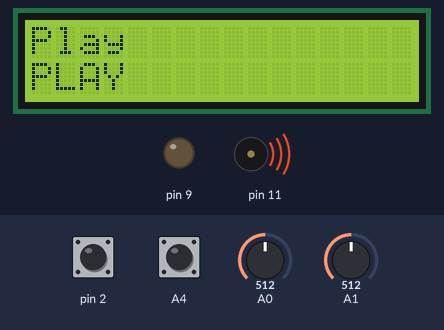
Recording of a sketch running on a simulated Arduino Uno, built with avr-gcc and run on an emulated ATmega328P. On the bench: 16×2 character LCD, output pins drawn as LEDs (lit = HIGH), buzzer (waves = sounding). Inputs (shaded band) come from the test bench; at power-on: A1 = 512, pin 2 HIGH, A4 HIGH, A0 = 512.

Above: at 2.2 s.
2.3 s: A1 set to 752
4.1 s: A1 set to 774
At 4.9 s:
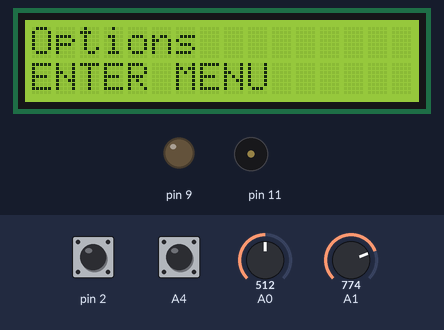
7.1 s: pin 2 pulled LOW for 0.15 s
At 7.6 s:
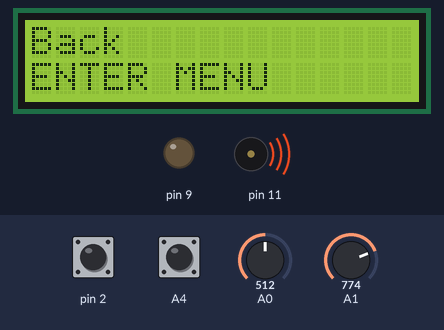
7.8 s: pin 2 pulled LOW for 1 s
At 9.28 s:
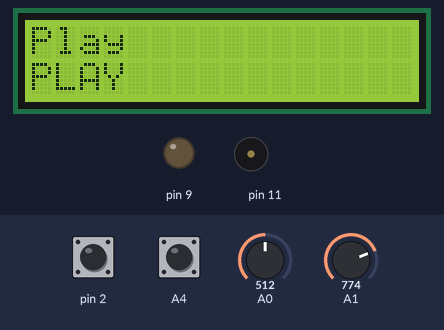
9.4 s: pin 2 pulled LOW for 0.15 s
At 9.9 s:
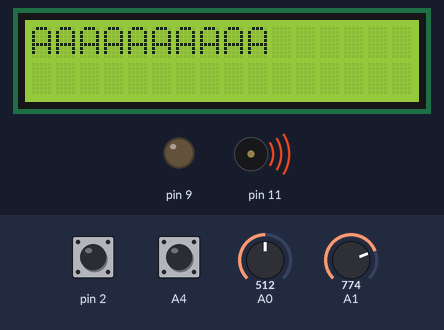
10.1 s: A4 pulled LOW for 0.15 s
Timing chart, 0 to 11.8 s (numbered marks = the images above; inputs shaded):
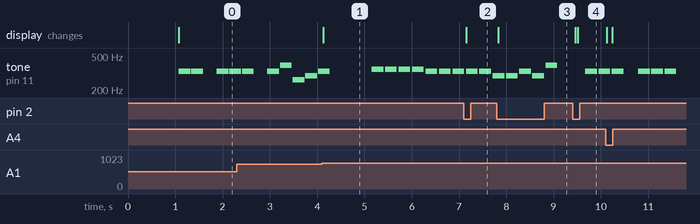

The sketch:

buzzer-hero.ino
```cpp
#include "src/game.hpp"
#include <Tone.h>
#include "src/util.hpp"

#include "src/song.hpp"
Game * const buzzerHero = Game::getInstance();
//Tone t;
//Song jingle(Util::jingleBells, Util::JINGLE_BELLS_SIZE);
void setup() {
  buzzerHero->printMessage("Initiated game!");
  delay(1000);
  buzzerHero->clearRow(0);
  //t.begin(pincode::BUZZER);
}

void loop() {

  buzzerHero->update();
  /*
  if (!t.isPlaying()) {
    t.play(jingle.getCurrentPitch(), 350);
    jingle.next();
  }
  if (jingle.isFinished()) jingle.reset();
  */
}
```

game.cpp
```cpp
#include "game.hpp"
#include "menu.hpp"

Game* Game::instance = nullptr;

/* constructor calls ledMatrix and lcd constructors as to not instantiate them more than once each */
Game::Game() : ledMatrix(pincode::DIN, pincode::CLK, pincode::LOAD, Util::DRIVER_NUM), \
               lcd(pincode::RS, pincode::ENABLE, pincode::D4, pincode::D5, pincode::D6, pincode::D7), \
               joy(pincode::VRX, pincode::VRY, pincode::SW),
               menu(Util::mainMenuLayout), \
               buzz(), \
               currentSong(Util::jingleBells, Util::JINGLE_BELLS_SIZE), \
               currentState(GameState::menuState), ledBrightness(Util::LED_MATRIX_BRIGHTNESS_DEFAULT), \
               lcdContrast(Util::LCD_CONTRAST_DEFAULT), clearLcd(false), clearLed(false), buttonPressed(false) {

  ledMatrix.shutdown(Util::LED_MATRIX_CHIP, false);
  ledMatrix.setIntensity(Util::LED_MATRIX_CHIP, ledBrightness);
  ledMatrix.clearDisplay(Util::LED_MATRIX_CHIP);

  lcd.begin(Util::LCD_COLS, Util::LCD_ROWS);
  pinMode(pincode::CONTRAST, OUTPUT);

  pinMode(pincode::BUTTON, INPUT_PULLUP);

  buzz.begin(pincode::BUZZER);

}

Game::~Game() {
  Game::instance = nullptr;
}

Game * const Game::getInstance() {
  if (Game::instance == nullptr) {
    Game::instance = new Game();
  }
  return Game::instance;
}

void Game::handleInput() {

  joy.update();

  /* button input could be refactored in a different function */
  buttonPressed = false;

  const uint8_t buttonDebounceDelay = 250;
  static bool btState = 1;
  static bool lastBtState = 1;
  static uint16_t lastPressed = 0;


  lastBtState = btState;
  btState = digitalRead(pincode::BUTTON);

  if (millis() - lastPressed > buttonDebounceDelay && !btState && lastBtState) {
    lastPressed = millis();
    buttonPressed = true;
  }

  switch (currentState) {
  case GameState::menuState:
    handleMenuInput();
    break;
  case GameState::playState:
    handlePlayInput();
    break;
  }
}

void Game::update() {
  handleInput();
  //debugPrint(0, 1);


  // play song
  if (currentSong.isFinished()) currentSong.reset();
  if (!buzz.isPlaying()) {
    currentSong.next();
    buzz.play(currentSong.getCurrentPitch(), 250);
  }

  draw();
  delay(50);
}

void Game::draw() {
  switch (currentState) {
  case GameState::menuState:
    drawMenu();
    break;
  case GameState::playState:
    drawPlay();
    break;
  default:
    lcd.clear();
    lcd.print("Unknown State");
    break;
  }
}

/* MenuState methods */
void Game::drawMenu() {
  lcd.home();
  if (clearLcd) {
    lcd.clear();
    clearLcd = false;
  }

  lcd.print(menu.getCurrentButtonText());
  lcd.setCursor(0,1);
  switch (menu.getCurrentButtonType()) {
    case ButtonType::enterMenu:
      lcd.print("ENTER MENU");
      break;
    case ButtonType::option:
      lcd.print("OPTION");
      break;
    case ButtonType::play:
      lcd.print("PLAY");
      break;
    case ButtonType::info:
      lcd.print(menu.getCurrentButtonAction().infoToPrint);
      break;
  }
}

void Game::handleMenuInput() {
  /* used to iterate one option at a time */
  static bool menuMoved = false;
  switch (joy.getVerticalSense()) {
    /* lower for vertical means upwards */
    case JoystickSense::lower:
      if (!menuMoved) menu.prev();
      menuMoved = true;
      break;
    /* upper for vertical means downwards */
    case JoystickSense::upper:
      if (!menuMoved) menu.next();
      menuMoved = true;
      break;
    case JoystickSense::neutral:
      menuMoved = false;
      /* handle button type here */
      break;
    default:
      break;
  }

  if (menuMoved) clearLcd = true;

  const ButtonType& currButtonType = menu.getCurrentButtonType();
  if (joy.isButtonPressed()) {
    clearLcd = true;
    switch (currButtonType) {
      case ButtonType::play:
        currentState = GameState::playState;
        switchMenu(&Util::playMenuLayout);
        break;
      case ButtonType::enterMenu:
        switchMenu(menu.getCurrentButtonAction().menuToEnter);
        break;
      case ButtonType::option:
        break;
      default:
        break;
    }
  }
}

void Game::switchMenu(const Layout * newMenuLayout) {
  menu.setButtonLayout(newMenuLayout);
  menu.reset();
}

/* PlayState methods */
void Game::drawPlay() {
  lcd.home();
  lcd.clear();
  lcd.print(menu.getCurrentButtonText());
}

void Game::handlePlayInput() {
  if (buttonPressed) {
    menu.setCurrentButtonText("GREAT");
  } else {
    menu.setCurrentButtonText("AAAAAAAAAA");
  }
}


/* Led Matrix methods */
const LedControl& Game::getLedMatrix() const { return ledMatrix; }


/* LCD methods */
void Game::setCursor(const uint8_t& col = 0, const uint8_t& row = 0) { lcd.setCursor(col, row); }
void Game::clearRow(const uint8_t& row = 0, const uint8_t& numClear) {
  for (int i = 0; i < numClear; ++i) {
    lcd.setCursor(i, row);
    lcd.print(' ');
  }
  lcd.home();
}
void Game::printMessage(const char * msg) { lcd.print(msg); }
const LiquidCrystal& Game::getLcd()    const { return lcd; }
void Game::setContrast(const uint8_t& newContrast) { lcdContrast = newContrast; }


void Game::debugPrint(const uint8_t& col = 0, const uint8_t& row = 0) {
  char buffer[16];
  snprintf(buffer, sizeof(buffer), "x:%d y:%d mi:%d",
          joy.getHorizontalSense(), joy.getVerticalSense(), menu.getCurrentIdx());
  lcd.setCursor(col, row);
  lcd.print(buffer);
  lcd.setCursor(0, 0);
}
```

game.hpp
```cpp
#ifndef GAME_HPP
#define GAME_HPP

#include <LiquidCrystal.h>
#include <LedControl.h>
#include <Tone.h>
#include <stdio.h>
#include <string.h>
#include <Arduino.h>
#include "song.hpp"
#include "util.hpp"
#include "joystick.hpp"

/* game states */
enum class GameState {
  menuState,
  playState
};

/* game class singleton */
class Game {
  private:
    /* MEMBERS */
    static Game *  instance;
    GameState      currentState;

    LiquidCrystal  lcd;
    uint8_t        lcdContrast;

    LedControl     ledMatrix;
    uint8_t        ledBrightness;

    Joystick       joy;

    Tone           buzz;
    Song           currentSong;

    /* bool flags */
    bool           clearLcd;
    bool           clearLed;
    bool           buttonPressed;

    Menu           menu;
    /* METHODS */
    Game();

    /* MenuState methods */
    void handleMenuInput();
    void updateMenu();
    void drawMenu();
    void switchMenu(const Layout *);

    /* PlayState methods */
    void handlePlayInput();
    void updatePlay();
    void drawPlay();


  public:
    static Game * const getInstance();

    void handleInput();
    void update();
    void draw();

    /* Led Matrix methods */
    const LedControl&      getLedMatrix() const;

    /* LCD methods */
    void setCursor(const uint8_t& = 0, const uint8_t& = 0);
    void clearRow(const uint8_t&, const uint8_t& = Util::LCD_COLS);
    void printMessage(const char *);
    const LiquidCrystal&   getLcd() const;
    void setContrast(const uint8_t& newContrast = Util::LCD_CONTRAST_DEFAULT);

    void debugPrint(const uint8_t&, const uint8_t&);
    ~Game();
};


#endif
```

joystick.cpp
```cpp
#include "joystick.hpp"

const uint16_t Joystick::xThreshDefault        =  250;
const uint16_t Joystick::yThreshDefault        =  250;
const uint16_t Joystick::neutralJoyPosition    =  512;
const uint32_t Joystick::debounceDelayDefault  =  250;

Joystick::Joystick(const uint8_t& xInputPin, const uint8_t& yInputPin, const uint8_t& buttonInputPin,  \
                   const uint16_t& xThresh, const uint16_t& yThresh, const uint32_t& debounceTime) :   \
                   xPin(xInputPin), yPin(yInputPin), buttonPin(buttonInputPin), xInput(0), yInput(0),  \
                   buttonPressed(false), debounceDelayTime(debounceTime), lastPressTime(0),            \
                   xThreshold(xThresh), yThreshold(yThresh), buttonState(HIGH), lastButtonState(HIGH)  {

  pinMode(xPin, INPUT);
  pinMode(yPin, INPUT);
  pinMode(buttonPin, INPUT_PULLUP);

}

void Joystick::update() {

  resetButtonPressed();

  xInput = analogRead(xPin);
  yInput = analogRead(yPin);

  lastButtonState = buttonState;
  buttonState = digitalRead(buttonPin);
  handleButtonPressed();

}

bool Joystick::debounceExpired() const { return (millis() - lastPressTime > debounceDelayTime); }
void Joystick::resetButtonPressed() { buttonPressed ^= buttonPressed; }
void Joystick::handleButtonPressed() {
  /* because input for button is PULLUP, !buttonState means it's being pressed */
  if (debounceExpired() && !buttonState && lastButtonState) {
    lastPressTime = millis();
    buttonPressed = true;
  }
}


JoystickSense Joystick::getSense(const uint16_t& input, const uint16_t& threshold) const {
  uint16_t upperThreshold = Joystick::neutralJoyPosition + threshold;
  uint16_t lowerThreshold = Joystick::neutralJoyPosition - threshold;

  if (input > upperThreshold) return JoystickSense::upper;
  if (input < lowerThreshold) return JoystickSense::lower;
  return JoystickSense::neutral;
}

JoystickSense Joystick::getVerticalSense() const { return getSense(yInput, yThreshold); }
JoystickSense Joystick::getHorizontalSense() const { return getSense(xInput, xThreshold); }

bool Joystick::isButtonPressed() const { return buttonPressed; }
bool Joystick::getButtonState()  const { return buttonState;   }
```

joystick.hpp
```cpp
#ifndef JOYSTICK_HPP
#define JOYSTICK_HPP

#include <stdint.h>
#include <Arduino.h>

/* lower if lower thresh reached
 * upper if upper thresh reached
 * neutral if in between
 * enum class used to determine in which sense
 * the joystick was moved
 */
enum class JoystickSense {
  neutral,
  upper,
  lower
};

class Joystick {
  /* MEMBERS */
  private:
    uint8_t  xPin;
    uint8_t  yPin;
    uint8_t  buttonPin;

    uint16_t       xInput;
    uint16_t       yInput;
    bool           buttonPressed;
    bool           buttonState;
    bool           lastButtonState;

    uint16_t xThreshold;
    uint16_t yThreshold;
    uint32_t debounceDelayTime;
    uint32_t lastPressTime;


  public:
    /* default values */
    static const uint16_t xThreshDefault;
    static const uint16_t yThreshDefault;
    static const uint16_t neutralJoyPosition;
    static const uint32_t debounceDelayDefault;


  /* METHODS */
  private:
    bool debounceExpired() const;
    JoystickSense getSense(const uint16_t&, const uint16_t&) const;
    void resetButtonPressed();
    void handleButtonPressed();

  public:
    Joystick(const uint8_t&, const uint8_t&, const uint8_t&, const uint16_t& = Joystick::xThreshDefault, const uint16_t& = Joystick::yThreshDefault, const uint32_t& = Joystick::debounceDelayDefault);

    void update();

    JoystickSense getVerticalSense()   const;
    JoystickSense getHorizontalSense() const;

    bool isButtonPressed() const;
    bool getButtonState()  const;
};

#endif
```

menu.cpp
```cpp
#include "menu.hpp"

Button::Button(const char * txt = "DEFAULT", const ButtonType& bt = ButtonType::option) : bText(txt), bType(bt), bAction() {}
Button::Button(const char * txt, const ButtonType& bt, const Layout * menuToEnter) : \
              bText(txt), bType(bt), bAction(menuToEnter) {}
Button::Button(const char * txt, const ButtonType& bt, uint8_t * valueToChange) : \
              bText(txt), bType(bt), bAction(valueToChange) {}
Button::Button(const char * txt, const ButtonType& bt, const char * infoToPrint) : \
              bText(txt), bType(bt), bAction(infoToPrint) {}

void Button::setData(const char * txt, const ButtonType& bt) {
  bText = txt;
  bType = bt;
}

Menu::Menu() : layout(nullptr) {}
Menu::Menu(const Layout& lay) : layout(&lay), currentOptionIdx(0) {}

void Menu::prev()  { currentOptionIdx = max(0, currentOptionIdx - 1);    }
void Menu::next()  { currentOptionIdx = min(layout->size - 1, currentOptionIdx + 1); }
void Menu::reset() { currentOptionIdx = 0; }

void Menu::setButtonLayout(const Layout * newLayout) {
  layout = newLayout;
}

void Menu::setCurrentButtonText(const char * txt) {
  layout->bArray[currentOptionIdx].bText = txt;
}

const Button&     Menu::getCurrentButton()       { return layout->bArray[currentOptionIdx];         }
const char *      Menu::getCurrentButtonText()   { return layout->bArray[currentOptionIdx].bText;   }
const ButtonType  Menu::getCurrentButtonType()   { return layout->bArray[currentOptionIdx].bType;   }
const Button::act Menu::getCurrentButtonAction() { return layout->bArray[currentOptionIdx].bAction; }
const uint8_t& Menu::getCurrentIdx() { return currentOptionIdx; }
```

menu.hpp
```cpp
#ifndef MENU_HPP
#define MENU_HPP
#include <stdint.h>
#include <stdarg.h>
#include <Arduino.h>

enum class ButtonType {
  play,           /* change state to  play */
  enterMenu,      /* enter a new menu on click */
  option,         /* value slider */
  info            /* simple info  */
};

struct Layout;

class Button {
  public:
    const char * bText;
    ButtonType bType;
    union act {
      act() { memset(this, 0, sizeof(*this)); }
      act(const Layout * m) { menuToEnter = m; }
      act(uint8_t * v) { valueToChange = v; }
      act(const char * i) { infoToPrint = i; }

      const Layout * menuToEnter;
      uint8_t *      valueToChange;
      const char *   infoToPrint;
    } bAction;

    Button(const char * = "DEFAULT", const ButtonType& = ButtonType::option);
    Button(const char *, const ButtonType&, const Layout *);
    Button(const char *, const ButtonType&, uint8_t *);
    Button(const char *, const ButtonType&, const char *);

    void setData(const char *, const ButtonType&);
};

struct Layout {
  uint8_t size;
  Button * bArray;
};


class Menu {
  private:
    const Layout* layout;
    uint8_t currentOptionIdx;

  public:
    Menu();
    Menu(const Layout&);

    void prev();
    void next();
    void reset();
    void setButtonLayout(const Layout *);
    void setCurrentButtonText(const char *);
    const Button&     getCurrentButton();
    const char *      getCurrentButtonText();
    const ButtonType  getCurrentButtonType();
    const Button::act getCurrentButtonAction();
    const uint8_t& getCurrentIdx();

    void generateLayout(const uint8_t&, ...);
};


#endif
```

song.cpp
```cpp
#include "song.hpp"

Song::Song(const uint16_t * notesArr, const uint8_t& n) : notes(notesArr), size(n), currentPitchIdx(0) {}

void Song::prev()  { currentPitchIdx = max(0, currentPitchIdx -1);         }
void Song::next()  { currentPitchIdx = min(size - 1, currentPitchIdx + 1); }
void Song::reset() { currentPitchIdx = 0; }

bool Song::isFinished() const { return (currentPitchIdx == size - 1); }
const uint16_t& Song::getCurrentPitch() const { return notes[currentPitchIdx]; }
```

song.hpp
```cpp
#ifndef SONG_HPP
#define SONG_HPP
#include <Arduino.h>
#include <stdint.h>

class Song {
  private:
    const uint16_t * notes;
    const uint8_t    size;
    uint8_t currentPitchIdx;
  public:
    Song(const uint16_t *, const uint8_t&);

    void prev();
    void next();
    void reset();
    bool isFinished() const;
    const uint16_t& getCurrentPitch() const;

};


#endif
```

util.hpp
```cpp
#ifndef UTIL_HPP
#define UTIL_HPP
#include <stdarg.h>
#include <stdint.h>
#include <Tone.h>
#include <LedControl.h>
#include "menu.hpp"

/*
 * can't use enum class, because enums have to be converted
 * to uint8_t to use in pinMode functions
 */
namespace pincode {
  enum PinCode {

    /* lcd display pin codes */
    D4       =  4,
    D5       =  5,
    D6       =  6,
    D7       =  7,
    ENABLE   =  8,
    RS       = 13,
    CONTRAST =  9,

    /* led matrix pin codes */
    LOAD     = 10,
    CLK      = A5,
    DIN      = 12,

    /* joystick pin codes */
    VRX      = A0,
    VRY      = A1,
    SW       =  2,

    /* others */
    BUZZER   = 11,
    BUTTON   = A4

 };
}

/*
 * The global variables referred throughout the program are stored in this class
 * After days spent thinking of what is causing preprocessor issues
 * I've decided to try putting them in a class instead of a namespace
 * Apparently this has tempered the compiler and at a superficial level it seems to work
 * I am almost certain the compiler completely ignores my header guards
 */
class Util {
  public:
    static const uint8_t DRIVER_NUM = 1;

    static const uint8_t LCD_ROWS              =    2;
    static const uint8_t LCD_COLS              =   16;
    static const uint8_t LCD_CONTRAST_DEFAULT  =  100;

    static const uint8_t LED_MATRIX_ROWS                = 8;
    static const uint8_t LED_MATRIX_COLS                = 8;
    static const uint8_t LED_MATRIX_CHIP                = 0;
    static const uint8_t LED_MATRIX_BRIGHTNESS_DEFAULT  = 1;

    static const uint8_t MAIN_MENU_SIZE = 3;
    static Button mainMenuButtonArray[];
    static const Layout mainMenuLayout;

    static const uint8_t PLAY_MENU_SIZE = 1;
    static Button playMenuButtonArray[];
    static const Layout playMenuLayout;

    static const uint8_t OPTIONS_MENU_SIZE = 4;
    static Button optionsMenuButtonArray[];
    static const Layout optionsMenuLayout;

    static const uint8_t ABOUT_MENU_SIZE = 4;
    static Button aboutMenuButtonArray[];
    static const Layout aboutMenuLayout;

    static const uint8_t JINGLE_BELLS_SIZE = 64;
    static const uint16_t jingleBells[];

    static void linkMenuPointers(const uint8_t&, ...);
    static void printArgs(const char * argTypes, ...);
    static void road(LedControl&);

};

#endif
```

Source omitted: util.cpp (3301 bytes)

Measured:
- the behaviour switches between 762 and 763 on A1 (found by bisection; images 0 and 1)
- after the input at 4.1 s, the display: changes at once (image 1)
- after the input at 7.1 s, the display: changes after 0.05 s (image 2)
- after the input at 7.8 s, the display: changes at once (image 3)
- after the input at 9.4 s, the display: first changes after 0.05 s (image 4 shows a later state)
- by itself, tone on pin 11: plays 349 Hz for 0.25 s, 349 Hz for 0.25 s, 349 Hz for 0.25 s, 349 Hz for 0.25 s, 330 Hz for 0.25 s, 330 Hz for 0.25 s … (7 notes in this stretch)
